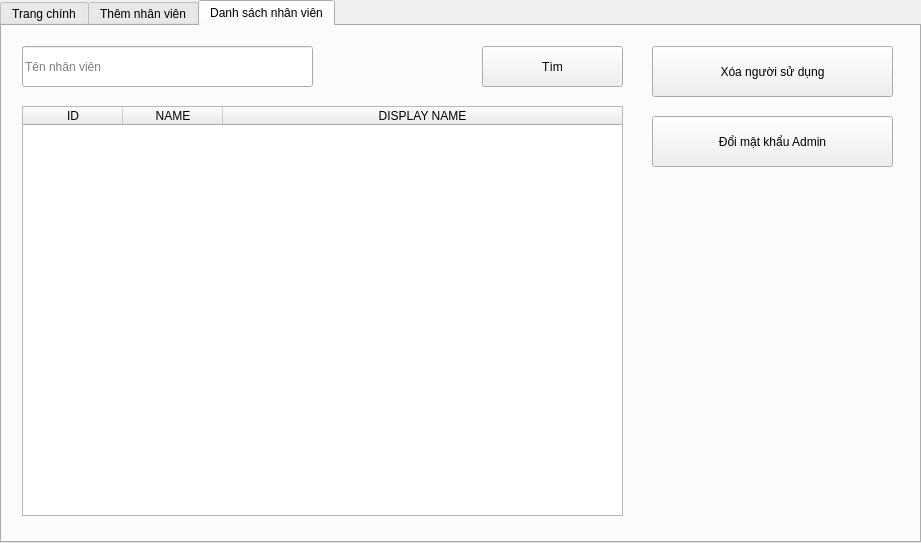
<?xml version="1.0" encoding="UTF-8"?>
<ui version="4.0">
 <class>Attendance</class>
 <widget class="QTabWidget" name="Attendance">
  <property name="geometry">
   <rect>
    <x>0</x>
    <y>0</y>
    <width>921</width>
    <height>543</height>
   </rect>
  </property>
  <property name="contextMenuPolicy">
   <enum>Qt::NoContextMenu</enum>
  </property>
  <property name="acceptDrops">
   <bool>false</bool>
  </property>
  <property name="windowTitle">
   <string>Attendance</string>
  </property>
  <property name="currentIndex">
   <number>2</number>
  </property>
  <property name="iconSize">
   <size>
    <width>16</width>
    <height>16</height>
   </size>
  </property>
  <widget class="QWidget" name="tab_1">
   <attribute name="title">
    <string>Trang chính</string>
   </attribute>
   <widget class="QLabel" name="imgLabel">
    <property name="geometry">
     <rect>
      <x>20</x>
      <y>30</y>
      <width>581</width>
      <height>451</height>
     </rect>
    </property>
    <property name="text">
     <string/>
    </property>
   </widget>
   <widget class="QWidget" name="verticalLayoutWidget">
    <property name="geometry">
     <rect>
      <x>630</x>
      <y>200</y>
      <width>261</width>
      <height>41</height>
     </rect>
    </property>
    <layout class="QVBoxLayout" name="verticalLayout">
     <item>
      <layout class="QHBoxLayout" name="horizontalLayout" stretch="1,2">
       <item>
        <widget class="QLabel" name="label_3">
         <property name="text">
          <string>Tên</string>
         </property>
        </widget>
       </item>
       <item>
        <widget class="QLabel" name="nameLabel">
         <property name="text">
          <string>Unknown</string>
         </property>
        </widget>
       </item>
      </layout>
     </item>
    </layout>
   </widget>
   <widget class="QLabel" name="previewImgLabel1">
    <property name="geometry">
     <rect>
      <x>640</x>
      <y>260</y>
      <width>241</width>
      <height>231</height>
     </rect>
    </property>
    <property name="text">
     <string/>
    </property>
   </widget>
   <widget class="QPushButton" name="btnOpen">
    <property name="geometry">
     <rect>
      <x>630</x>
      <y>20</y>
      <width>261</width>
      <height>51</height>
     </rect>
    </property>
    <property name="text">
     <string>Mở cửa</string>
    </property>
   </widget>
   <widget class="QPushButton" name="btnLock">
    <property name="geometry">
     <rect>
      <x>630</x>
      <y>90</y>
      <width>261</width>
      <height>51</height>
     </rect>
    </property>
    <property name="text">
     <string>Đóng cửa</string>
    </property>
   </widget>
  </widget>
  <widget class="QWidget" name="tab_2">
   <attribute name="title">
    <string>Thêm nhân viên</string>
   </attribute>
   <widget class="QLabel" name="imgLabel2">
    <property name="geometry">
     <rect>
      <x>20</x>
      <y>30</y>
      <width>611</width>
      <height>451</height>
     </rect>
    </property>
    <property name="text">
     <string/>
    </property>
   </widget>
   <widget class="QPushButton" name="btnAddName">
    <property name="geometry">
     <rect>
      <x>660</x>
      <y>30</y>
      <width>241</width>
      <height>51</height>
     </rect>
    </property>
    <property name="text">
     <string>Thêm thành viên</string>
    </property>
   </widget>
   <widget class="QPushButton" name="btnCapture">
    <property name="geometry">
     <rect>
      <x>660</x>
      <y>90</y>
      <width>241</width>
      <height>51</height>
     </rect>
    </property>
    <property name="text">
     <string>Chụp ảnh</string>
    </property>
   </widget>
   <widget class="QLabel" name="previewImgLabel2">
    <property name="geometry">
     <rect>
      <x>670</x>
      <y>280</y>
      <width>221</width>
      <height>201</height>
     </rect>
    </property>
    <property name="text">
     <string/>
    </property>
   </widget>
   <widget class="QLineEdit" name="name">
    <property name="geometry">
     <rect>
      <x>660</x>
      <y>150</y>
      <width>241</width>
      <height>41</height>
     </rect>
    </property>
    <property name="text">
     <string/>
    </property>
    <property name="placeholderText">
     <string>Tên thành viên</string>
    </property>
   </widget>
   <widget class="QLineEdit" name="dplName">
    <property name="geometry">
     <rect>
      <x>660</x>
      <y>200</y>
      <width>241</width>
      <height>41</height>
     </rect>
    </property>
    <property name="text">
     <string/>
    </property>
    <property name="placeholderText">
     <string>Tên hiển thị, viết liền không dấu</string>
    </property>
   </widget>
  </widget>
  <widget class="QWidget" name="tab_3">
   <attribute name="title">
    <string>Danh sách nhân viên</string>
   </attribute>
   <widget class="QPushButton" name="btnDel">
    <property name="geometry">
     <rect>
      <x>650</x>
      <y>20</y>
      <width>241</width>
      <height>51</height>
     </rect>
    </property>
    <property name="text">
     <string>Xóa người sử dụng</string>
    </property>
   </widget>
   <widget class="QTableWidget" name="tableWidget">
    <property name="geometry">
     <rect>
      <x>20</x>
      <y>80</y>
      <width>601</width>
      <height>410</height>
     </rect>
    </property>
    <property name="editTriggers">
     <set>QAbstractItemView::NoEditTriggers</set>
    </property>
    <property name="selectionMode">
     <enum>QAbstractItemView::SingleSelection</enum>
    </property>
    <property name="selectionBehavior">
     <enum>QAbstractItemView::SelectRows</enum>
    </property>
    <attribute name="horizontalHeaderStretchLastSection">
     <bool>true</bool>
    </attribute>
    <column>
     <property name="text">
      <string>ID</string>
     </property>
    </column>
    <column>
     <property name="text">
      <string>NAME</string>
     </property>
    </column>
    <column>
     <property name="text">
      <string>DISPLAY NAME</string>
     </property>
    </column>
   </widget>
   <widget class="QPushButton" name="btnChangePass">
    <property name="geometry">
     <rect>
      <x>650</x>
      <y>90</y>
      <width>241</width>
      <height>51</height>
     </rect>
    </property>
    <property name="text">
     <string>Đổi mật khẩu Admin</string>
    </property>
   </widget>
   <widget class="QLineEdit" name="nameSearch">
    <property name="geometry">
     <rect>
      <x>20</x>
      <y>20</y>
      <width>291</width>
      <height>41</height>
     </rect>
    </property>
    <property name="placeholderText">
     <string>Tên nhân viên</string>
    </property>
   </widget>
   <widget class="QPushButton" name="btnSearch">
    <property name="geometry">
     <rect>
      <x>480</x>
      <y>20</y>
      <width>141</width>
      <height>41</height>
     </rect>
    </property>
    <property name="text">
     <string>Tìm</string>
    </property>
   </widget>
  </widget>
 </widget>
 <resources/>
 <connections/>
</ui>
